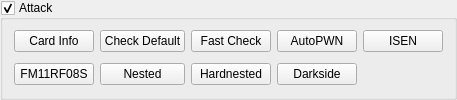
           <widget class="QGroupBox" name="MF_attackGroupBox">
            <property name="title">
             <string>Attack</string>
            </property>
            <property name="checkable">
             <bool>true</bool>
            </property>
            <layout class="QGridLayout" name="MF_attackLayout">
             <property name="topMargin">
              <number>5</number>
             </property>
             <property name="bottomMargin">
              <number>5</number>
             </property>
             <item row="0" column="0">
              <widget class="QPushButton" name="MF_Attack_infoButton">
               <property name="minimumSize">
                <size>
                 <width>40</width>
                 <height>0</height>
                </size>
               </property>
               <property name="text">
                <string>Card Info</string>
               </property>
              </widget>
             </item>
             <item row="0" column="1">
              <widget class="QPushButton" name="MF_Attack_chkButton">
               <property name="sizePolicy">
                <sizepolicy hsizetype="Minimum" vsizetype="Fixed">
                 <horstretch>0</horstretch>
                 <verstretch>0</verstretch>
                </sizepolicy>
               </property>
               <property name="text">
                <string>Check Default</string>
               </property>
              </widget>
             </item>
             <item row="0" column="2">
              <widget class="QPushButton" name="MF_Attack_fchkButton">
               <property name="minimumSize">
                <size>
                 <width>40</width>
                 <height>0</height>
                </size>
               </property>
               <property name="text">
                <string>Fast Check</string>
               </property>
              </widget>
             </item>
             <item row="0" column="3">
              <widget class="QPushButton" name="MF_Attack_autopwnButton">
               <property name="minimumSize">
                <size>
                 <width>40</width>
                 <height>0</height>
                </size>
               </property>
               <property name="text">
                <string>AutoPWN</string>
               </property>
              </widget>
             </item>
             <item row="0" column="4">
              <widget class="QPushButton" name="MF_Attack_isenButton">
               <property name="minimumSize">
                <size>
                 <width>40</width>
                 <height>0</height>
                </size>
               </property>
               <property name="text">
                <string>ISEN</string>
               </property>
              </widget>
             </item>
             <item row="1" column="0">
              <widget class="QPushButton" name="MF_Attack_fm11rf08sButton">
               <property name="minimumSize">
                <size>
                 <width>40</width>
                 <height>0</height>
                </size>
               </property>
               <property name="text">
                <string>FM11RF08S</string>
               </property>
              </widget>
             </item>
             <item row="1" column="1">
              <widget class="QPushButton" name="MF_Attack_nestedButton">
               <property name="minimumSize">
                <size>
                 <width>40</width>
                 <height>0</height>
                </size>
               </property>
               <property name="text">
                <string>Nested</string>
               </property>
              </widget>
             </item>
             <item row="1" column="2">
              <widget class="QPushButton" name="MF_Attack_hardnestedButton">
               <property name="minimumSize">
                <size>
                 <width>40</width>
                 <height>0</height>
                </size>
               </property>
               <property name="text">
                <string>Hardnested</string>
               </property>
              </widget>
             </item>
             <item row="1" column="3">
              <widget class="QPushButton" name="MF_Attack_darksideButton">
               <property name="minimumSize">
                <size>
                 <width>40</width>
                 <height>0</height>
                </size>
               </property>
               <property name="text">
                <string>Darkside</string>
               </property>
              </widget>
             </item>
            </layout>
           </widget>
